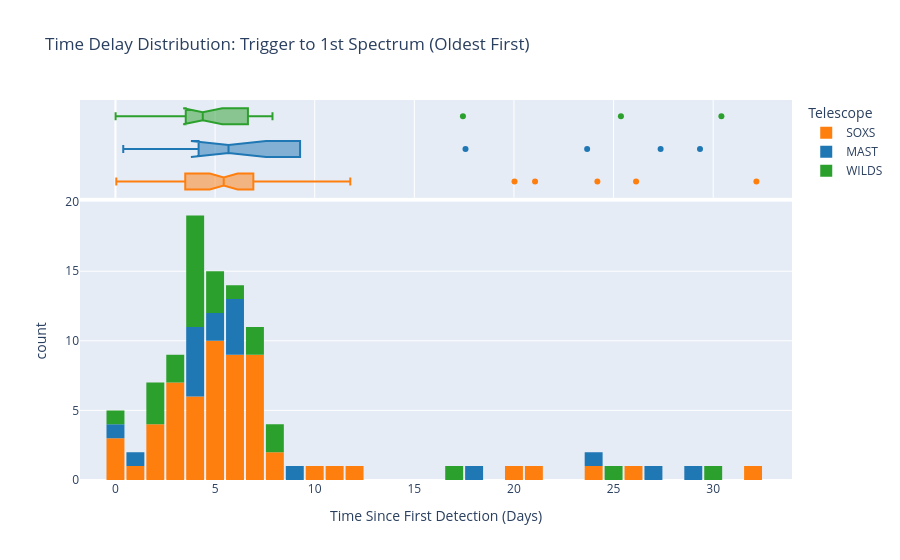

The notebook cell this image was saved under:
### Code cell
results_oldest = run_robotic_scheduler(
    df_global_windows, 
    mast.weather_profile, 
    soxs.weather_profile, 
    wilds.weather_profile, 
    strategy="oldest_first"
)

### Figure 1 — Plotly figure (JSON) as saved in the notebook; plotly's stock layout.template omitted (floating-point values rounded to 4 significant figures)
{"data": [{"alignmentgroup": "True", "bingroup": "x", "hovertemplate": "Telescope=SOXS<br>Time Since First Detection (Days)=%{x}<br>count=%{y}<extra></extra>", "legendgroup": "SOXS", "marker": {"color": "#ff7f0e", "pattern": {"shape": ""}}, "name": "SOXS", "nbinsx": 50, "offsetgroup": "SOXS", "orientation": "v", "showlegend": true, "type": "histogram", "x": [24.19, 26.13, 11.79, 32.17, 21.06, 20.03, 6.025, 11.07, 10.36, 4.723, 2.027, 7.454, 1.923, 5.046, 4.061, 8.126, 2.452, 6.923, 6.91, 6.167, 4.303, 5.434, 5.389, 6.25, 4.257, 3.005, 4.736, 7.228, 6.724, 0.4023, 3.962, 0.349, 5.189, 5.712, 5.12, 5.663, 2.557, 7.021, 4.389, 6.839, 6.318, 7.203, 3.452, 5.298, 5.566, 6.036, 0.04167, 4.611, 2.816, 1.724, 5.917, 0.7135, 3.651, 7.507, 6.776, 5.483, 2.796, 2.608, 2.517], "xaxis": "x", "yaxis": "y"}, {"alignmentgroup": "True", "hovertemplate": "Telescope=SOXS<br>Time Since First Detection (Days)=%{x}<extra></extra>", "legendgroup": "SOXS", "marker": {"color": "#ff7f0e"}, "name": "SOXS", "notched": true, "offsetgroup": "SOXS", "showlegend": false, "type": "box", "x": [24.19, 26.13, 11.79, 32.17, 21.06, 20.03, 6.025, 11.07, 10.36, 4.723, 2.027, 7.454, 1.923, 5.046, 4.061, 8.126, 2.452, 6.923, 6.91, 6.167, 4.303, 5.434, 5.389, 6.25, 4.257, 3.005, 4.736, 7.228, 6.724, 0.4023, 3.962, 0.349, 5.189, 5.712, 5.12, 5.663, 2.557, 7.021, 4.389, 6.839, 6.318, 7.203, 3.452, 5.298, 5.566, 6.036, 0.04167, 4.611, 2.816, 1.724, 5.917, 0.7135, 3.651, 7.507, 6.776, 5.483, 2.796, 2.608, 2.517], "xaxis": "x2", "yaxis": "y2"}, {"alignmentgroup": "True", "bingroup": "x", "hovertemplate": "Telescope=MAST<br>Time Since First Detection (Days)=%{x}<br>count=%{y}<extra></extra>", "legendgroup": "MAST", "marker": {"color": "#1f77b4", "pattern": {"shape": ""}}, "name": "MAST", "nbinsx": 50, "offsetgroup": "MAST", "orientation": "v", "showlegend": true, "type": "histogram", "x": [27.36, 29.34, 17.57, 23.67, 6.017, 6.329, 6.083, 3.734, 9.266, 0.3906, 5.35, 4.413, 4.339, 5.996, 4.172, 5.036, 3.786, 1.129], "xaxis": "x", "yaxis": "y"}, {"alignmentgroup": "True", "hovertemplate": "Telescope=MAST<br>Time Since First Detection (Days)=%{x}<extra></extra>", "legendgroup": "MAST", "marker": {"color": "#1f77b4"}, "name": "MAST", "notched": true, "offsetgroup": "MAST", "showlegend": false, "type": "box", "x": [27.36, 29.34, 17.57, 23.67, 6.017, 6.329, 6.083, 3.734, 9.266, 0.3906, 5.35, 4.413, 4.339, 5.996, 4.172, 5.036, 3.786, 1.129], "xaxis": "x2", "yaxis": "y2"}, {"alignmentgroup": "True", "bingroup": "x", "hovertemplate": "Telescope=WILDS<br>Time Since First Detection (Days)=%{x}<br>count=%{y}<extra></extra>", "legendgroup": "WILDS", "marker": {"color": "#2ca02c", "pattern": {"shape": ""}}, "name": "WILDS", "nbinsx": 50, "offsetgroup": "WILDS", "orientation": "v", "showlegend": true, "type": "histogram", "x": [25.37, 5.806, 17.44, 30.41, 3.251, 6.704, 3.618, 3.819, 4.736, 7.806, 3.693, 1.682, 4.208, 4.87, 3.189, 1.671, 4.382, 2.046, 4.496, 6.629, 0.00651, 5.082, 4.022, 4.24, 7.88], "xaxis": "x", "yaxis": "y"}, {"alignmentgroup": "True", "hovertemplate": "Telescope=WILDS<br>Time Since First Detection (Days)=%{x}<extra></extra>", "legendgroup": "WILDS", "marker": {"color": "#2ca02c"}, "name": "WILDS", "notched": true, "offsetgroup": "WILDS", "showlegend": false, "type": "box", "x": [25.37, 5.806, 17.44, 30.41, 3.251, 6.704, 3.618, 3.819, 4.736, 7.806, 3.693, 1.682, 4.208, 4.87, 3.189, 1.671, 4.382, 2.046, 4.496, 6.629, 0.00651, 5.082, 4.022, 4.24, 7.88], "xaxis": "x2", "yaxis": "y2"}], "layout": {"bargap": 0.1, "barmode": "relative", "legend": {"title": {"text": "Telescope"}, "tracegroupgap": 0}, "title": {"text": "Time Delay Distribution: Trigger to 1st Spectrum (Oldest First)"}, "xaxis": {"anchor": "y", "domain": [0, 1], "title": {"text": "Time Since First Detection (Days)"}}, "xaxis2": {"anchor": "y2", "domain": [0, 1], "matches": "x", "showgrid": true, "showticklabels": false}, "yaxis": {"anchor": "x", "domain": [0, 0.7326], "title": {"text": "count"}}, "yaxis2": {"anchor": "x2", "domain": [0.7426, 1], "matches": "y2", "showgrid": false, "showline": false, "showticklabels": false, "ticks": ""}}}
